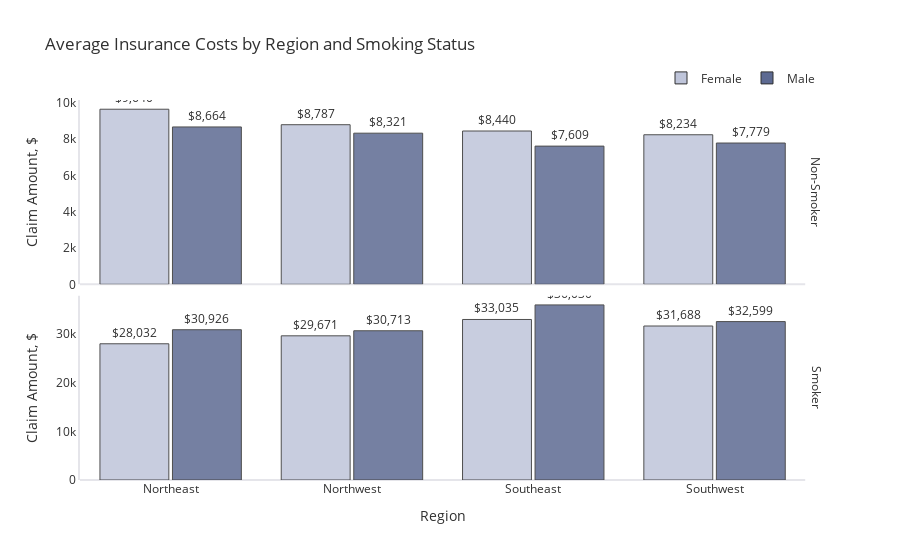

Notebook source saved alongside this figure:
### Markdown cell above
In addition to age, claim amounts are positively correlated to body mass index. Among smokers, insurance charges tend to increase with BMI.

### Code cell
plot_df = ins.groupby(['region','sex','smoker'])['charges'].mean()
plot_df = plot_df.rename('charges').reset_index()
fig = px.bar(plot_df, x='region', y='charges', color='sex', height=800,
             title="Average Insurance Costs by Region and Smoking Status",
             color_discrete_map={'Female': '#BFC5DA','Male': '#5D6A92'}, 
             facet_row='smoker', text='charges', opacity=0.85, barmode='group')
fig.update_traces(texttemplate='$%{text:,.0f}', textposition='outside', 
                  marker_line=dict(width=1, color='#303030'))
fig.layout.yaxis2.update(matches=None)
fig.for_each_annotation(lambda a: a.update(text=a.text.split("=")[-1]))
fig.update_xaxes(title="Region", row=1)
fig.update_yaxes(title="Claim Amount, $",  gridcolor='#E3E3E3', zeroline=True, zerolinewidth=2, 
                 showgrid=False, zerolinecolor='#E5E5EA',
                 showline=True, linecolor='#E5E5EA', linewidth=2)
fig.update_layout(font_color="#303030", paper_bgcolor="white", plot_bgcolor="white",
                  bargroupgap=0.05, bargap=0.2,
                  legend=dict(orientation="h", yanchor="bottom", y=1.02, xanchor="right", x=1, title=""))
fig.show()

### Figure 1 — Plotly figure (JSON) as saved in the notebook; plotly's stock layout.template omitted (floating-point values rounded to 4 significant figures)
{"data": [{"alignmentgroup": "True", "hovertemplate": "sex=Female<br>smoker=Non-Smoker<br>region=%{x}<br>charges=%{text}<extra></extra>", "legendgroup": "Female", "marker": {"color": "#BFC5DA", "opacity": 0.85, "pattern": {"shape": ""}, "line": {"color": "#303030", "width": 1}}, "name": "Female", "offsetgroup": "Female", "orientation": "v", "showlegend": true, "text": [9640.0, 8787.0, 8440.0, 8234.0], "textposition": "outside", "x": ["Northeast", "Northwest", "Southeast", "Southwest"], "xaxis": "x2", "y": [9640.0, 8787.0, 8440.0, 8234.0], "yaxis": "y2", "type": "bar", "texttemplate": "$%{text:,.0f}"}, {"alignmentgroup": "True", "hovertemplate": "sex=Female<br>smoker=Smoker<br>region=%{x}<br>charges=%{text}<extra></extra>", "legendgroup": "Female", "marker": {"color": "#BFC5DA", "opacity": 0.85, "pattern": {"shape": ""}, "line": {"color": "#303030", "width": 1}}, "name": "Female", "offsetgroup": "Female", "orientation": "v", "showlegend": false, "text": [28030.0, 29670.0, 33030.0, 31690.0], "textposition": "outside", "x": ["Northeast", "Northwest", "Southeast", "Southwest"], "xaxis": "x", "y": [28030.0, 29670.0, 33030.0, 31690.0], "yaxis": "y", "type": "bar", "texttemplate": "$%{text:,.0f}"}, {"alignmentgroup": "True", "hovertemplate": "sex=Male<br>smoker=Non-Smoker<br>region=%{x}<br>charges=%{text}<extra></extra>", "legendgroup": "Male", "marker": {"color": "#5D6A92", "opacity": 0.85, "pattern": {"shape": ""}, "line": {"color": "#303030", "width": 1}}, "name": "Male", "offsetgroup": "Male", "orientation": "v", "showlegend": true, "text": [8664.0, 8321.0, 7609.0, 7779.0], "textposition": "outside", "x": ["Northeast", "Northwest", "Southeast", "Southwest"], "xaxis": "x2", "y": [8664.0, 8321.0, 7609.0, 7779.0], "yaxis": "y2", "type": "bar", "texttemplate": "$%{text:,.0f}"}, {"alignmentgroup": "True", "hovertemplate": "sex=Male<br>smoker=Smoker<br>region=%{x}<br>charges=%{text}<extra></extra>", "legendgroup": "Male", "marker": {"color": "#5D6A92", "opacity": 0.85, "pattern": {"shape": ""}, "line": {"color": "#303030", "width": 1}}, "name": "Male", "offsetgroup": "Male", "orientation": "v", "showlegend": false, "text": [30930.0, 30710.0, 36030.0, 32600.0], "textposition": "outside", "x": ["Northeast", "Northwest", "Southeast", "Southwest"], "xaxis": "x", "y": [30930.0, 30710.0, 36030.0, 32600.0], "yaxis": "y", "type": "bar", "texttemplate": "$%{text:,.0f}"}], "layout": {"xaxis": {"anchor": "y", "domain": [0, 0.98], "title": {"text": "Region"}, "type": "category", "range": [-0.5, 3.5], "autorange": true}, "yaxis": {"anchor": "x", "domain": [0, 0.485], "title": {"text": "Claim Amount, $"}, "gridcolor": "#E3E3E3", "zeroline": true, "zerolinewidth": 2, "showgrid": false, "zerolinecolor": "#E5E5EA", "showline": true, "linecolor": "#E5E5EA", "linewidth": 2, "type": "linear", "range": [0, 37930.0], "autorange": true}, "xaxis2": {"anchor": "y2", "domain": [0, 0.98], "matches": "x", "showticklabels": false, "type": "category", "range": [-0.5, 3.5], "autorange": true}, "yaxis2": {"anchor": "x2", "domain": [0.515, 1], "title": {"text": "Claim Amount, $"}, "gridcolor": "#E3E3E3", "zeroline": true, "zerolinewidth": 2, "showgrid": false, "zerolinecolor": "#E5E5EA", "showline": true, "linecolor": "#E5E5EA", "linewidth": 2, "type": "linear", "range": [0, 10150.0], "autorange": true}, "annotations": [{"font": {}, "showarrow": false, "text": "Smoker", "textangle": 90, "x": 0.98, "xanchor": "left", "xref": "paper", "y": 0.2425, "yanchor": "middle", "yref": "paper"}, {"font": {}, "showarrow": false, "text": "Non-Smoker", "textangle": 90, "x": 0.98, "xanchor": "left", "xref": "paper", "y": 0.7575, "yanchor": "middle", "yref": "paper"}], "legend": {"title": {"text": ""}, "tracegroupgap": 0, "orientation": "h", "yanchor": "bottom", "y": 1.02, "xanchor": "right", "x": 1}, "title": {"text": "Average Insurance Costs by Region and Smoking Status"}, "barmode": "group", "font": {"color": "#303030"}, "paper_bgcolor": "white", "plot_bgcolor": "white", "bargroupgap": 0.05, "bargap": 0.2, "autosize": true}}
